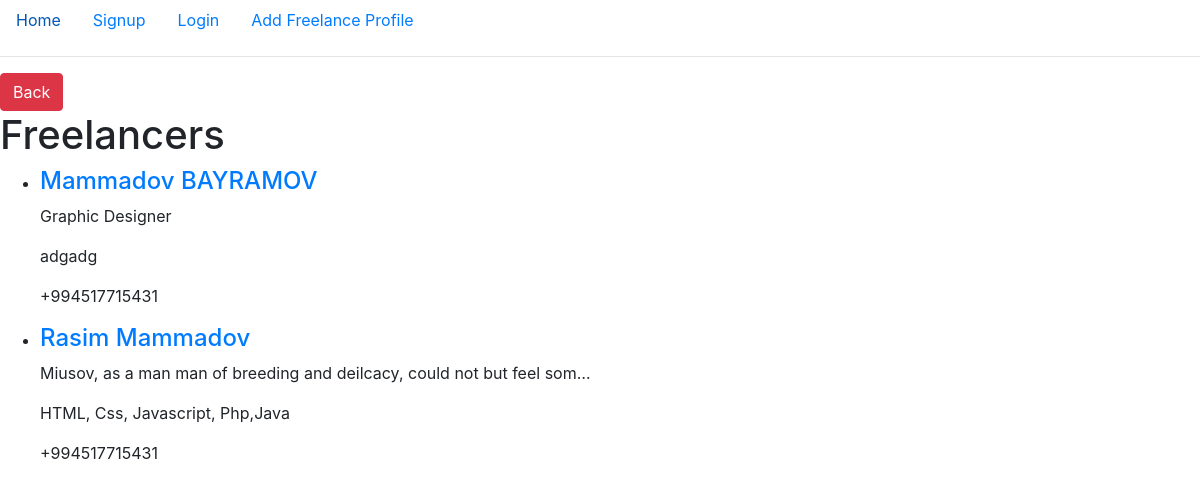
Screenshot of /freelancers/ with the database file from the repository.
### freelancers/models.py (models this page shows, shortened)
class NewFreelancer(models.Model):
    name = models.CharField(max_length=20)
    surname = models.CharField(max_length=20)
    description = models.CharField(max_length=200)
    skills = models.CharField(max_length=50)
    contact = models.CharField(max_length=20)
    user = models.ForeignKey('auth.User',on_delete=models.CASCADE)

### freelancers/views.py (the view)
# urls.py: path('freelancers/', views.freelancers, name="freelancers"),
def freelancers(request):
    if request.user.is_authenticated:
        try:
            profile_exist = NewFreelancer.objects.get(user=request.user)
        except NewFreelancer.DoesNotExist:
            profile_exist = False
    else:
        profile_exist = False
    all_freelancers = NewFreelancer.objects.all()
    return render(request, "freelancers/freelancers.html", {"freelancers": all_freelancers, "profile_exist": profile_exist})

### templates/freelancers/freelancers.html (shortened to what this page needs)
{% extends 'base.html' %}
{% block postmethods %}
    <li class="nav-item">
    	{% if profile_exist == False %}
        <a class="nav-link active" href="{% url 'add' %}">Add Freelance Profile</a>
        {% else %}
        <a class="nav-link active" href="{% url 'edit' %}">Edit Freelance Profile</a>
        {% endif %}
    </li>
{% endblock %}
{% block content %}
    <a class="btn btn-danger" href={% url 'intro' %}>Back</a>
    <h1>Freelancers</h1>
    <ul>
    	{% for freelancer in freelancers %}
    	<li>
    		<a href={% url 'detail' freelancer.id %}><h4>{{freelancer.name }}<span> </span>{{freelancer.surname}}</h4></a>
    		<p>{{freelancer.description |truncatechars:70}}</p>
    		<p>{{freelancer.skills |truncatechars:40}}</p>
    		<p>{{freelancer.contact |truncatechars:40}}</p>
    	</li>
    	{% endfor %}
    </ul>
{% endblock %}

### rows the page displays
NewFreelancer: name "Mammadov", surname "BAYRAMOV", description "Graphic Designer", skills "adgadg", contact "+994517715431"
NewFreelancer: name "Rasim", surname "Mammadov", description "Miusov, as a man man of breeding and deilcacy, could not but feel som…", skills "HTML, Css, Javascript, Php,Java", contact "+994517715431"
